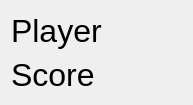
<?xml version="1.0" encoding="UTF-8"?>
<ui version="4.0">
 <class>PlayerInfo</class>
 <widget class="QWidget" name="PlayerInfo">
  <property name="geometry">
   <rect>
    <x>0</x>
    <y>0</y>
    <width>193</width>
    <height>105</height>
   </rect>
  </property>
  <property name="font">
   <font>
    <pointsize>24</pointsize>
   </font>
  </property>
  <property name="windowTitle">
   <string>Form</string>
  </property>
  <layout class="QVBoxLayout" name="verticalLayout">
   <item>
    <widget class="QLabel" name="nameLabel">
     <property name="text">
      <string>Player</string>
     </property>
    </widget>
   </item>
   <item>
    <widget class="QLabel" name="scoreLabel">
     <property name="text">
      <string>Score</string>
     </property>
    </widget>
   </item>
  </layout>
 </widget>
 <resources/>
 <connections/>
</ui>
